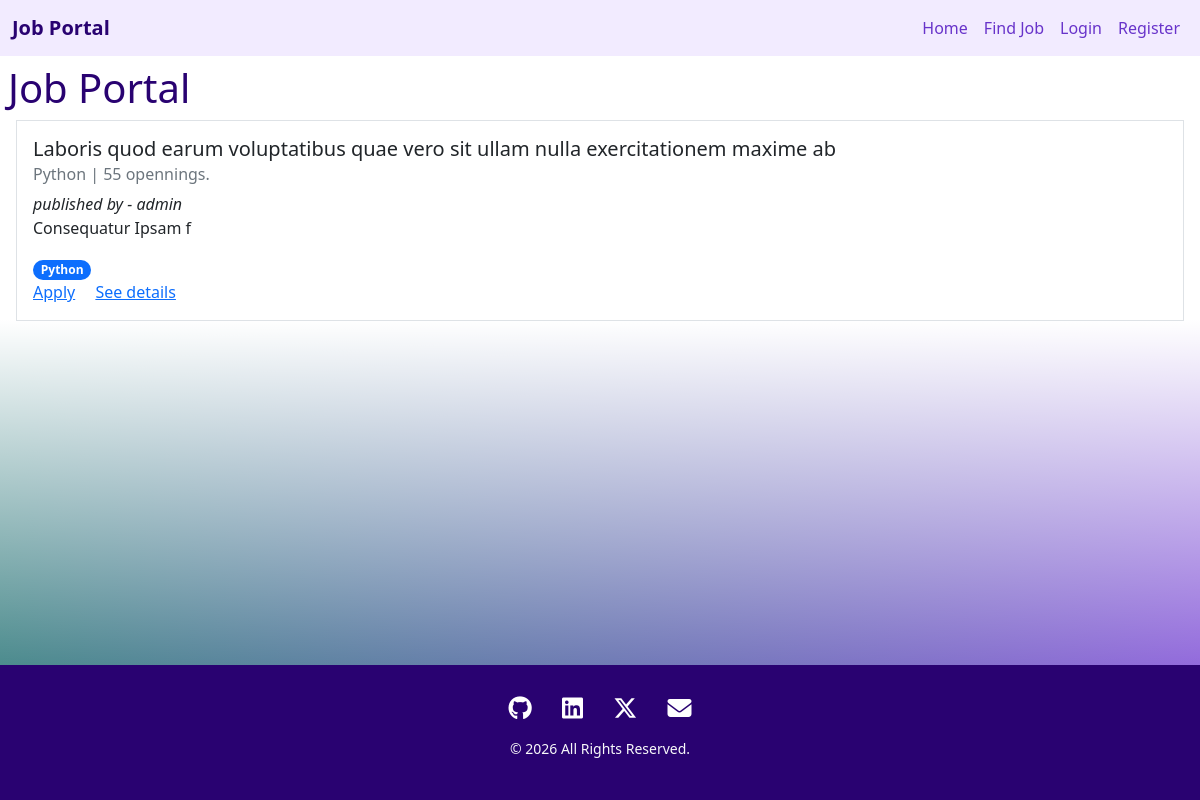
Page /job_details/1 on the committed database.
### app_base/models.py (models this page shows, shortened)
class JobPost(models.Model):
    created_by = models.ForeignKey(UserModel, on_delete=models.CASCADE, related_name='jobs')
    title = models.CharField(max_length=255)
    openings = models.PositiveIntegerField()
    category = models.ForeignKey(Category, on_delete=models.SET_DEFAULT, default='Undefined')
    description = models.TextField(blank=True)
    skill_set = models.ManyToManyField(SkillSet, related_name='skill_set')
    created_at = models.DateTimeField(auto_now_add=True)

class Category(models.Model):
    name = models.CharField(max_length=100, unique=True)
    def __str__(self):
        return self.name

class UserModel(AbstractUser):
    USER_TYPE = [
        ('Recruiter', 'Recruiter'),
        ('Seeker', 'Seeker')
    ]
    user_type = models.CharField(choices=USER_TYPE, max_length=20, default='Seeker')
    def __str__(self):
        return self.username

class SkillSet(models.Model):
    name = models.CharField(max_length=100, unique=True)
    def __str__(self):
        return self.name

### app_base/views.py (the view)
# urls.py: path('job_details/<int:job_id>', job_details, name='job_details'),
def job_details(request, job_id):
    job = get_object_or_404(JobPost, id=job_id)
    return render(request, 'job_details.html', {'job': job})

### app_base/templates/job_details.html
{% extends 'master/base.html' %} {% block content %}
<div>
  <h1>Job Portal</h1>
</div>
<div class="card-body m-2 border">
  <h5 class="card-title">{{job.title}}</h5>
  <h6 class="card-subtitle mb-2 text-muted">
    {{job.category}} | {{job.openings}} opennings.
  </h6>
  <i>published by - {{job.created_by}} </i>
  <p class="card-text">
    {{job.description|default:"No descriptions yet."}}
  </p>
  {% for skill in job.skill_set.all %}
  <div class="badge rounded-pill bg-primary">{{skill}}</div>
  {% endfor %}
  <div>
    <a href="{% url 'apply' job.id %}" class="card-link">Apply</a>
    <a href="#" class="card-link">See details</a>
  </div>
</div>
{% endblock content %}

### app_base/templates/master/base.html (style rules this page uses)
:root { --brand: #6833ca; --brand-transperant: rgba(231, 217, 255, 0.53); --brand-light: rgba(217, 197, 251, 0.98); --brand-shadow: #6833ca7e; --brand-dark: #290271; }
body { display: flex; flex-direction: column; min-height: 100vh; width: 100%; height: 100%; background: linear-gradient(to bottom, #fff 0%, #fff 40%, rgba(255, 255, 255, 0) 100%), linear-gradient(to right, #065e61, #6831ce); position: relative; }
h1 { color: var(--brand-dark); }

### rows in the picture
JobPost: title "Laboris quod earum voluptatibus quae vero sit ullam nulla exercitationem maxime ab", category "Python", openings "55", created_by "admin", description "Consequatur Ipsam f"
SkillSet: name "Python"
